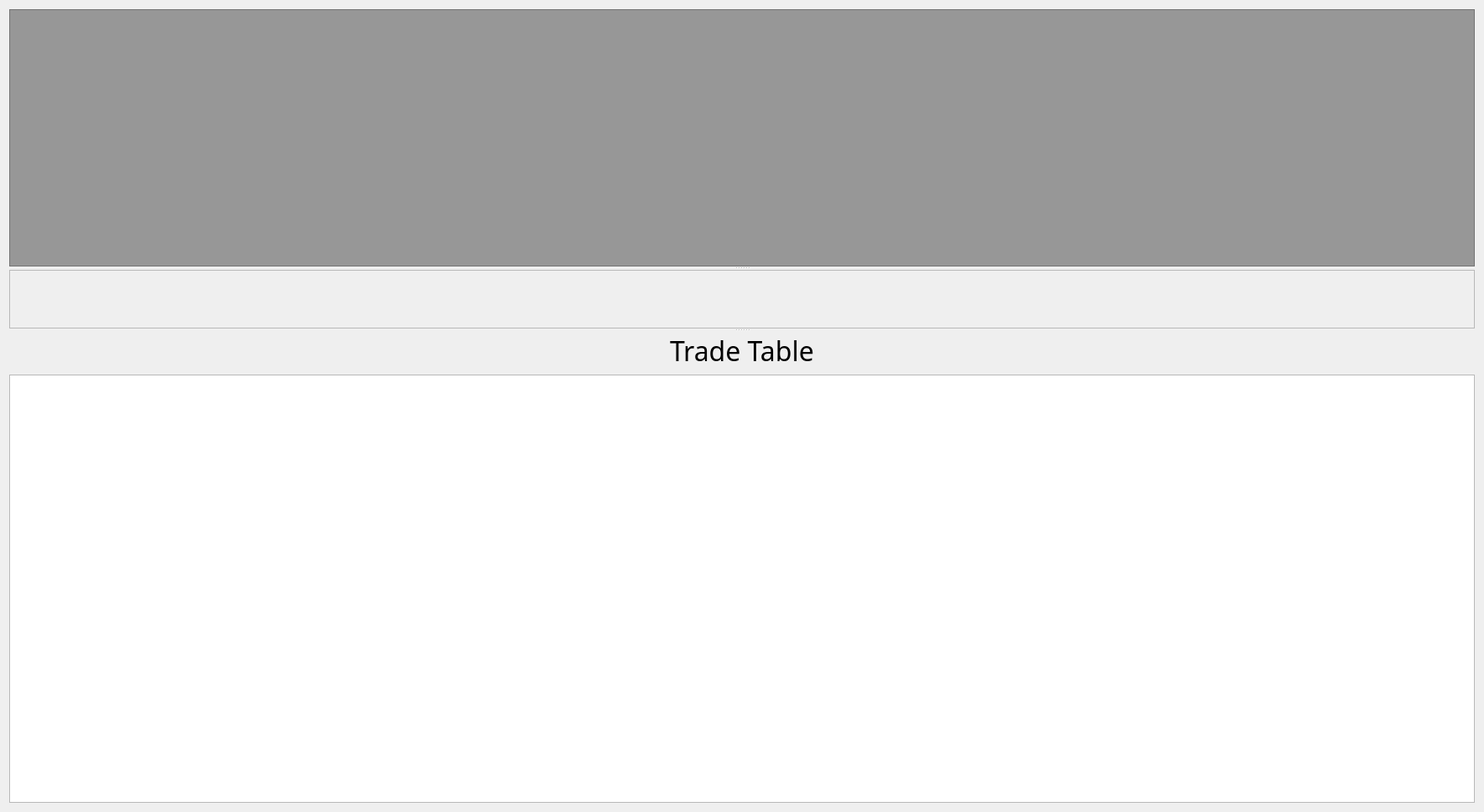
<?xml version="1.0" encoding="UTF-8"?>
<ui version="4.0">
 <class>Form</class>
 <widget class="QWidget" name="Form">
  <property name="geometry">
   <rect>
    <x>0</x>
    <y>0</y>
    <width>1770</width>
    <height>969</height>
   </rect>
  </property>
  <property name="windowTitle">
   <string>Form</string>
  </property>
  <property name="windowIcon">
   <iconset>
    <normaloff>../images/ZSLogo.png</normaloff>../images/ZSLogo.png</iconset>
  </property>
  <layout class="QGridLayout" name="gridLayout">
   <item row="0" column="0">
    <widget class="QSplitter" name="splitter">
     <property name="orientation">
      <enum>Qt::Vertical</enum>
     </property>
     <widget class="QTableView" name="mstkForm">
      <property name="sizePolicy">
       <sizepolicy hsizetype="MinimumExpanding" vsizetype="Expanding">
        <horstretch>0</horstretch>
        <verstretch>0</verstretch>
       </sizepolicy>
      </property>
      <property name="minimumSize">
       <size>
        <width>0</width>
        <height>150</height>
       </size>
      </property>
      <property name="font">
       <font>
        <family>Arial Narrow</family>
        <pointsize>10</pointsize>
       </font>
      </property>
      <property name="toolTip">
       <string>&lt;html&gt;&lt;head/&gt;&lt;body&gt;&lt;p&gt;&lt;span style=&quot; font-size:12pt; color:#0000ff;&quot;&gt;The mistake/pertinent feature note is populated from the erroror/summarized field in the trade summaries. The lost plays is populated from the Amt Lost field.&lt;/span&gt;&lt;/p&gt;&lt;/body&gt;&lt;/html&gt;</string>
      </property>
      <property name="styleSheet">
       <string notr="true">background-color: rgba(148, 148, 148, 248);
color: rgb(255, 255, 255);
</string>
      </property>
      <attribute name="horizontalHeaderVisible">
       <bool>false</bool>
      </attribute>
      <attribute name="horizontalHeaderStretchLastSection">
       <bool>true</bool>
      </attribute>
      <attribute name="verticalHeaderVisible">
       <bool>false</bool>
      </attribute>
     </widget>
     <widget class="QScrollArea" name="scrollArea">
      <property name="widgetResizable">
       <bool>true</bool>
      </property>
      <widget class="QWidget" name="scrollAreaWidgetContents_4">
       <property name="geometry">
        <rect>
         <x>0</x>
         <y>0</y>
         <width>1746</width>
         <height>369</height>
        </rect>
       </property>
      </widget>
     </widget>
     <widget class="QWidget" name="layoutWidget">
      <layout class="QVBoxLayout" name="verticalLayout">
       <item>
        <layout class="QHBoxLayout" name="horizontalLayout">
         <item>
          <spacer name="horizontalSpacer_5">
           <property name="orientation">
            <enum>Qt::Horizontal</enum>
           </property>
           <property name="sizeHint" stdset="0">
            <size>
             <width>40</width>
             <height>20</height>
            </size>
           </property>
          </spacer>
         </item>
         <item>
          <widget class="QLabel" name="label_3">
           <property name="font">
            <font>
             <family>Arial Rounded MT Bold</family>
             <pointsize>24</pointsize>
            </font>
           </property>
           <property name="text">
            <string>Trade Table</string>
           </property>
          </widget>
         </item>
         <item>
          <spacer name="horizontalSpacer_6">
           <property name="orientation">
            <enum>Qt::Horizontal</enum>
           </property>
           <property name="sizeHint" stdset="0">
            <size>
             <width>40</width>
             <height>20</height>
            </size>
           </property>
          </spacer>
         </item>
        </layout>
       </item>
       <item>
        <widget class="QTableView" name="tradeTable">
         <property name="sizePolicy">
          <sizepolicy hsizetype="Expanding" vsizetype="MinimumExpanding">
           <horstretch>0</horstretch>
           <verstretch>0</verstretch>
          </sizepolicy>
         </property>
         <property name="minimumSize">
          <size>
           <width>0</width>
           <height>300</height>
          </size>
         </property>
        </widget>
       </item>
      </layout>
     </widget>
    </widget>
   </item>
  </layout>
 </widget>
 <resources/>
 <connections/>
</ui>
